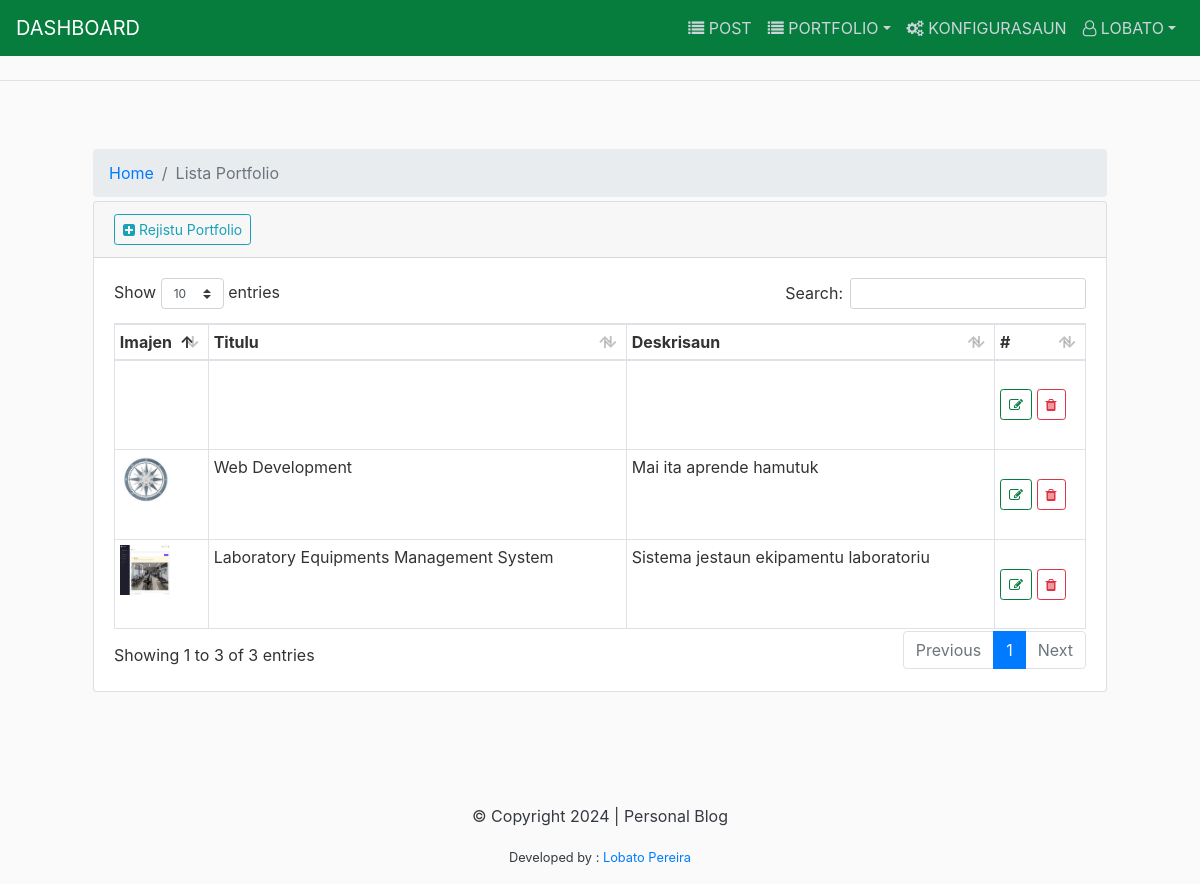
Page /administrador/admin-portfolio/ (signed in) on the committed database.
### main/models.py (models this page shows, shortened)
class Portfolio(models.Model):
	titulu = models.CharField(max_length=50)
	deskrisaun = models.CharField(max_length=225)
	imajen = models.ImageField(upload_to='portfolio',null=True,blank=True)
	status = models.BooleanField(default=False)
	enderesu_url = models.CharField(max_length=100,null=True,blank=True)

### main/views/admin_views.py (the view)
# urls.py: path('admin-portfolio/', AdminPortfolio, name='admin-portfolio'),
@login_required
def AdminPortfolio(request):
	objects = Portfolio.objects.all()
	context = {
		'objects':objects,
		'title':"Lista Portfolio",
	}
	return render(request,'adminpage/portfolio.html',context)

### main/templates/adminpage/portfolio.html (shortened to what this page needs)
{% extends "adminpage/admin_base.html" %}
{% block content %}
<div class="container mt-3 p-5">
    <header>
        <ol class="breadcrumb mb-1 mt-1">
          <li class="breadcrumb-item"><a href="{% url 'IndexAdmin' %}">Home</a></li>
          <li class="breadcrumb-item active" aria-current="page">{{title}}</li>
        </ol>
    </header>
    <div class="card">
        <div class="card-header">
            <a href="{% url 'admin-portfolio-add' %}" class="btn btn-sm btn-outline-info"><i class="fa fa-plus-square"></i> Rejistu Portfolio</a>
        </div>
        <div class="card-body">
            <table id="dataTable" class="table table-bordered table-sm">
                <thead>
                <tr>
                    <th>Imajen</th>
                    <th>Titulu</th>
                    <th>Deskrisaun</th>
                    <th>#</th>
                </tr>
                </thead>
                <tbody>
                {% for data in objects %}
                <tr>
                    <td>{% if data.imajen %}<img src="{{data.imajen.url}}" width="50px" height="50px">{%endif%}</td>
                    <td>{{data.titulu}}</td>
                    <td>{{data.deskrisaun}}</td>
                    <td>
                        <a href="{% url 'admin-portfolio-update' data.id %}" class="btn btn-sm btn-outline-success my-4"><i class="fa fa-edit"></i></a>
                        <a href="{% url 'admin-portfolio-delete' data.id %}" class="btn btn-sm btn-outline-danger my-4"><i class="fa fa-trash"></i></a>
                    </td>
                </tr>
                {% endfor %}
                </tbody>
            </table>
        </div>
    </div>
</div>
{% endblock %}
{% block scripts %}
{% include 'custom_datatables.html' %}
{% endblock %}

### main/templates/adminpage/admin_navbar.html (shortened to what this page needs)
    <div class="collapse navbar-collapse" id="navbarsExampleDefault">
      <ul class="navbar-nav ml-auto">
        <li class="nav-item {{active_entrevistador}}"><a class="nav-link" href="{% url 'admin-post' %}"><i class="fa fa-list"></i> POST </a></li>
        <li class="nav-item {{active_sobrevivente}} dropdown">
          <a class="nav-link dropdown-toggle {{active_post}}" href="#" id="programa" data-toggle="dropdown" aria-haspopup="true" aria-expanded="false"><i class="fa fa-list"></i> PORTFOLIO</a>
        </li>
        <li class="nav-item"><a class="nav-link" href="{% url 'IndexAdmin' %}"><i class="fa fa-cogs"></i> KONFIGURASAUN </a></li>
        <li class="nav-item dropdown">
          <a class="nav-link dropdown-toggle" href="#" id="profile" data-toggle="dropdown" aria-haspopup="true" aria-expanded="false"><i class="fa fa-user-o"></i> {{ request.user.username|upper }}</a>
        </li>
      </ul>
    </div>

### static/main/css/main.css (style rules this page uses)
body { background: #fafafa; color: #333333; margin-top: 5rem; }
.site-header .navbar-nav { color: #cbd5db; }
.site-header .navbar-nav .nav-link { color: #cbd5db; padding-right: .5rem !important; padding-left: .5rem !important; }

### rows in the picture
Portfolio: imajen (picture), titulu "Web Development", deskrisaun "Mai ita aprende hamutuk"
Portfolio: imajen (picture), titulu "Laboratory Equipments Management System", deskrisaun "Sistema jestaun ekipamentu laboratoriu"

### other values in the picture
{{ request.user.username|upper }} "LOBATO"
{{ title }} "Lista Portfolio"
